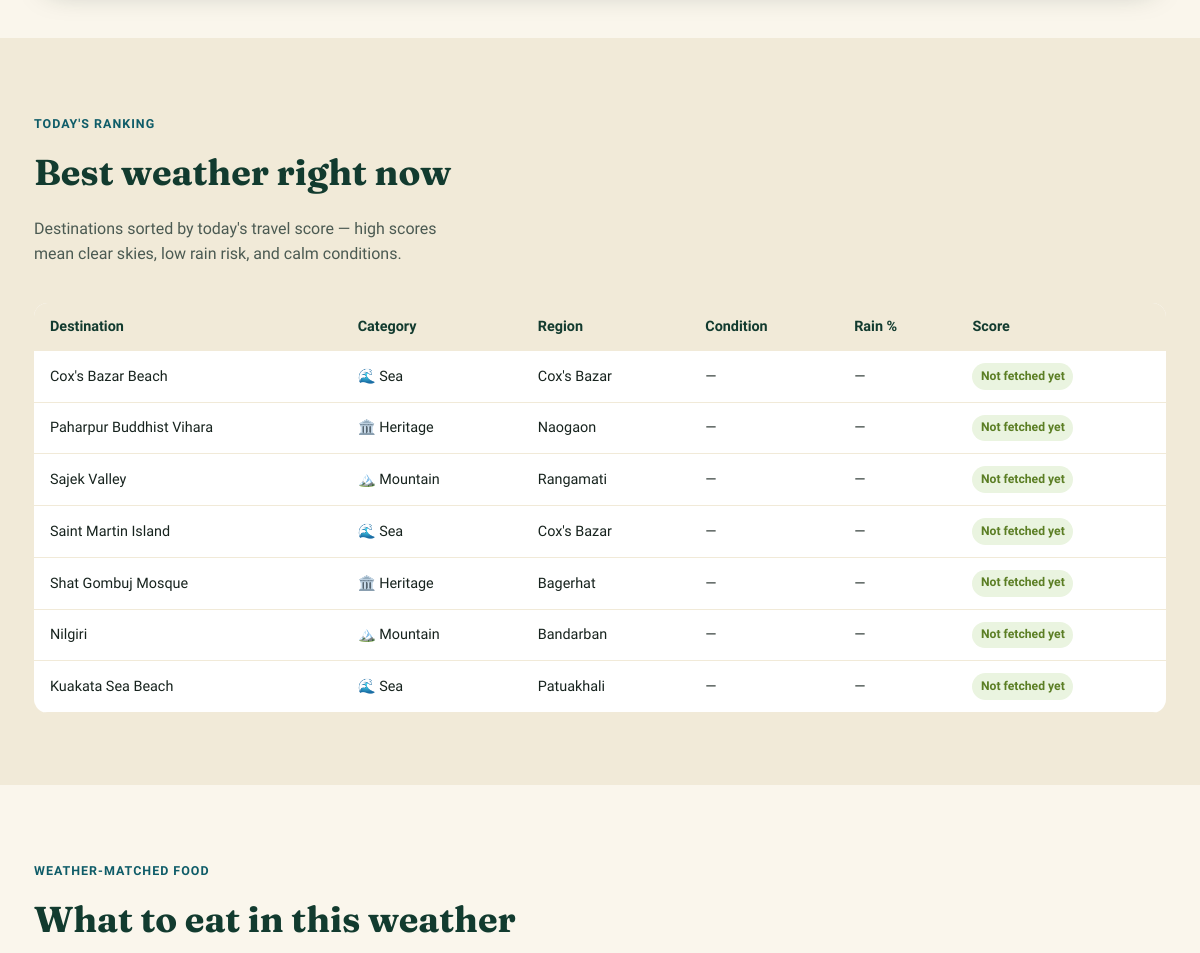
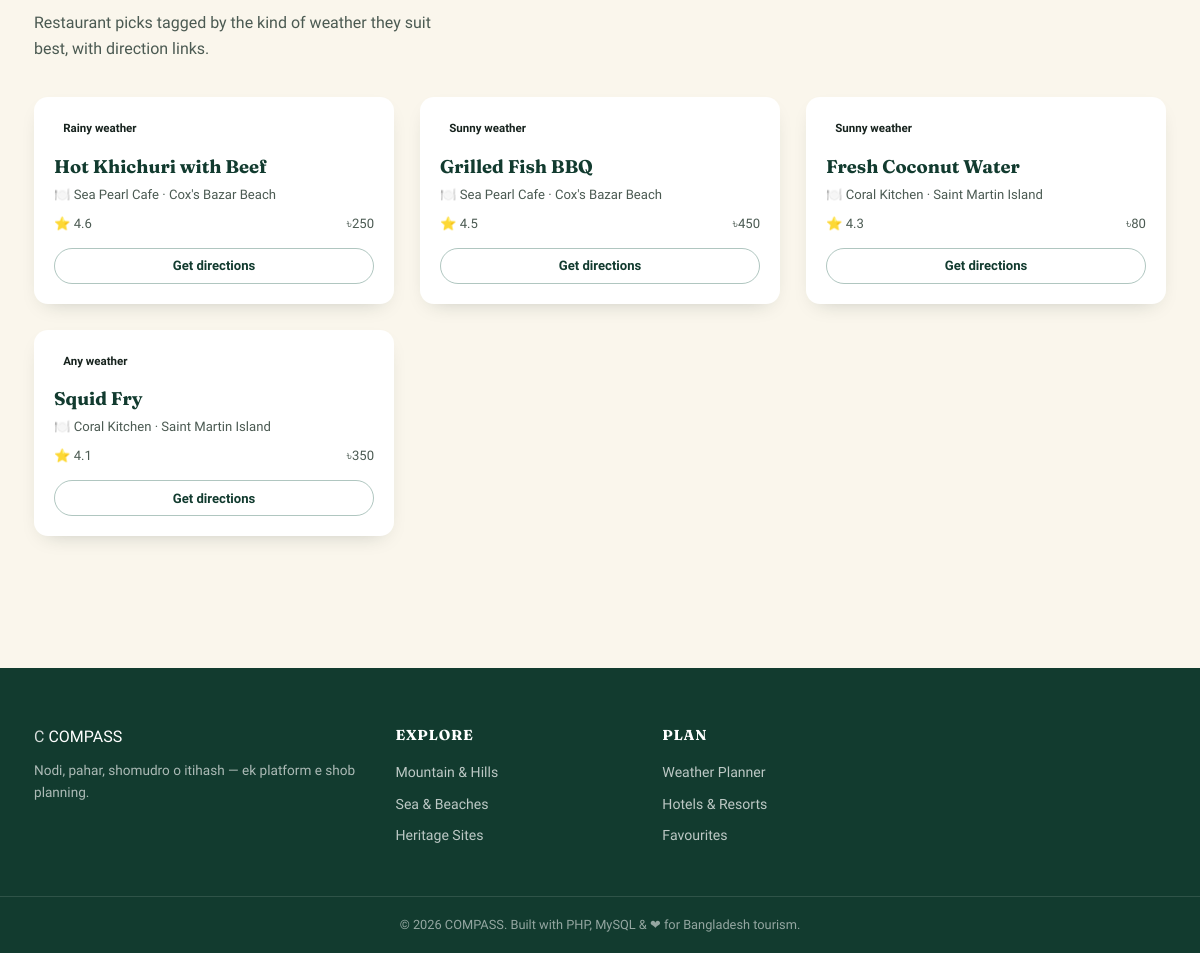
Page /weather_suggestion.php (lower part) on the earlier database version (2 pictures, top to bottom).
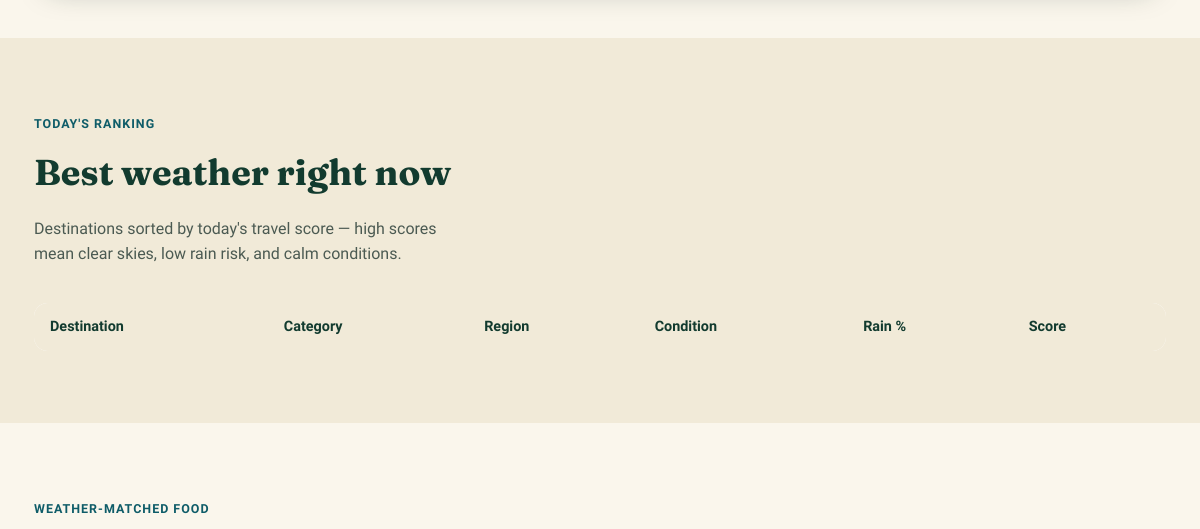
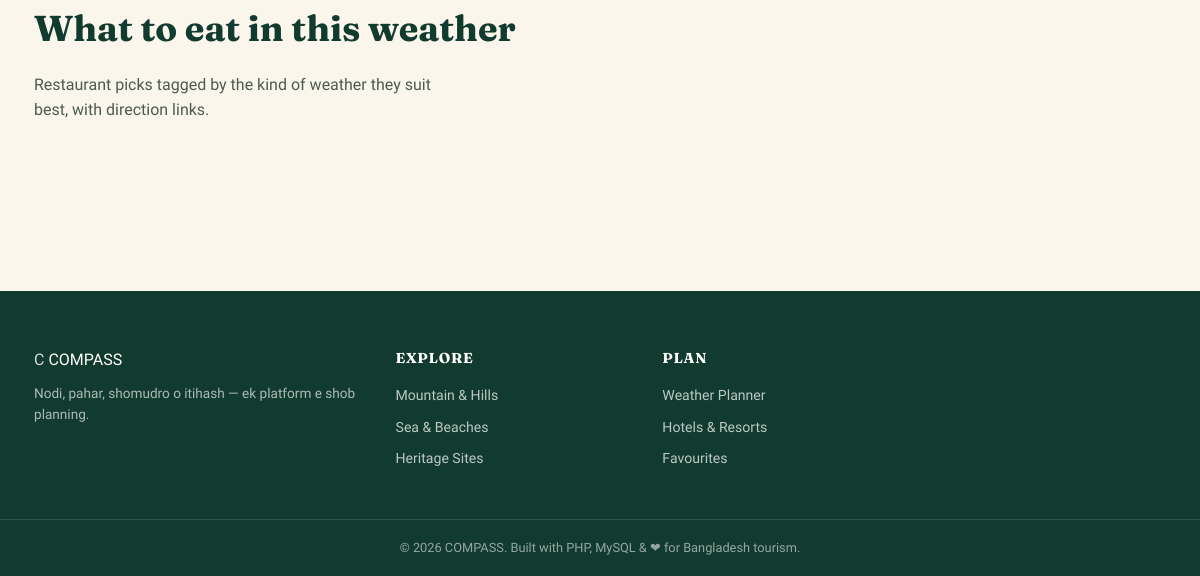
Same page on the later database version (2 pictures, top to bottom).
### tables this page shows
CREATE TABLE `destinations` (
  `destination_id` int(11) NOT NULL AUTO_INCREMENT,
  `name` varchar(100) NOT NULL,
  `category_id` int(11) NOT NULL,
  `district_id` int(11) NOT NULL,
  `description` text DEFAULT NULL,
  `best_time_to_visit` varchar(150) DEFAULT NULL,
  `entry_fee` decimal(8,2) DEFAULT 0.00,
  `opening_hours` varchar(100) DEFAULT NULL,
  `latitude` decimal(10,7) DEFAULT NULL,
  `longitude` decimal(10,7) DEFAULT NULL,
  `map_link` varchar(255) DEFAULT NULL,
  `safety_tips` text DEFAULT NULL,
  `is_outdoor` tinyint(1) DEFAULT 1,
  `created_at` timestamp NOT NULL DEFAULT current_timestamp(),
  PRIMARY KEY (`destination_id`),
  KEY `idx_destinations_category` (`category_id`),
  KEY `idx_destinations_district` (`district_id`)
);

CREATE TABLE `categories` (
  `category_id` int(11) NOT NULL AUTO_INCREMENT,
  `category_name` varchar(50) NOT NULL,
  `icon` varchar(20) DEFAULT NULL,
  PRIMARY KEY (`category_id`),
  UNIQUE KEY `category_name` (`category_name`)
);

CREATE TABLE `districts` (
  `district_id` int(11) NOT NULL AUTO_INCREMENT,
  `district_name` varchar(50) NOT NULL,
  `division_id` int(11) NOT NULL,
  PRIMARY KEY (`district_id`),
  KEY `division_id` (`division_id`)
);

CREATE TABLE `food_items` (
  `food_item_id` int(11) NOT NULL AUTO_INCREMENT,
  `restaurant_id` int(11) NOT NULL,
  `item_name` varchar(100) NOT NULL,
  `suitable_weather` enum('Sunny','Rainy','Cold','Any') DEFAULT 'Any',
  `price` decimal(7,2) DEFAULT NULL,
  `item_rating` decimal(2,1) DEFAULT 0.0,
  PRIMARY KEY (`food_item_id`),
  KEY `restaurant_id` (`restaurant_id`)
);

CREATE TABLE `restaurants` (
  `restaurant_id` int(11) NOT NULL AUTO_INCREMENT,
  `destination_id` int(11) NOT NULL,
  `restaurant_name` varchar(100) NOT NULL,
  `cuisines` varchar(255) DEFAULT NULL,
  `price_tier` enum('$','$$','$$$') NOT NULL DEFAULT '$$',
  `description` text DEFAULT NULL,
  `hours` varchar(40) DEFAULT '10:00û23:00',
  `image_url` varchar(255) DEFAULT NULL,
  `address` varchar(200) DEFAULT NULL,
  `latitude` decimal(10,7) DEFAULT NULL,
  `longitude` decimal(10,7) DEFAULT NULL,
  `rating` decimal(2,1) DEFAULT 0.0,
  `map_link` varchar(255) DEFAULT NULL,
  PRIMARY KEY (`restaurant_id`),
  KEY `destination_id` (`destination_id`)
);

### weather_suggestion.php (the view, shortened to what this page needs)
<?php
require_once __DIR__ . '/config/db.php';
$ranked = $pdo->query(
    "SELECT d.destination_id, d.name, d.is_outdoor, c.category_name, c.icon, dist.district_name,
            w.weather_score, w.condition_main, w.rain_probability, w.temp_max, w.temp_min
     FROM destinations d
     JOIN categories c ON c.category_id = d.category_id
     JOIN districts dist ON dist.district_id = d.district_id
     LEFT JOIN weather_logs w ON w.destination_id = d.destination_id AND w.forecast_date = CURDATE()
     ORDER BY (w.weather_score IS NULL) ASC, w.weather_score DESC"
)->fetchAll();
$foodSuggestions = $pdo->query(
    "SELECT f.item_name, f.suitable_weather, f.item_rating, f.price, r.restaurant_name, r.map_link, d.name AS destination_name
     FROM food_items f
     JOIN restaurants r ON r.restaurant_id = f.restaurant_id
     JOIN destinations d ON d.destination_id = r.destination_id
     ORDER BY f.item_rating DESC LIMIT 6"
)->fetchAll();
include __DIR__ . '/includes/header.php';
?>
<section class="section-tight">
</section>
<section class="section bg-alt">
  <div class="container">
    <div class="section-head">
      <div>
        <span class="eyebrow">Today's ranking</span>
        <h2>Best weather right now</h2>
        <p>Destinations sorted by today's travel score — high scores mean clear skies, low rain risk, and calm conditions.</p>
      </div>
    </div>
    <table class="data-table">
      <thead>
        <tr><th>Destination</th><th>Category</th><th>Region</th><th>Condition</th><th>Rain %</th><th>Score</th></tr>
      </thead>
      <tbody>
        <?php foreach ($ranked as $r): ?>
        <tr>
          <td><a href="<?= BASE_URL ?>destination_details.php?id=<?= $r['destination_id'] ?>"><?= htmlspecialchars($r['name']) ?></a></td>
          <td><?= $r['icon'] ?> <?= htmlspecialchars($r['category_name']) ?></td>
          <td><?= htmlspecialchars($r['district_name']) ?></td>
          <td><?= htmlspecialchars($r['condition_main'] ?? '—') ?></td>
          <td><?= $r['rain_probability'] !== null ? $r['rain_probability'] . '%' : '—' ?></td>
          <td>
            <?php if ($r['weather_score'] !== null): $lbl = weatherScoreLabel((int)$r['weather_score']); ?>
              <span class="weather-chip <?= $lbl['class'] ?>"><?= $r['weather_score'] ?>/100 · <?= $lbl['label'] ?></span>
            <?php else: ?>
              <span class="weather-chip score-good">Not fetched yet</span>
            <?php endif; ?>
          </td>
        </tr>
        <?php endforeach; ?>
      </tbody>
    </table>
  </div>
</section>
<section class="section">
  <div class="container">
    <div class="section-head">
      <div>
        <span class="eyebrow">Weather-matched food</span>
        <h2>What to eat in this weather</h2>
        <p>Restaurant picks tagged by the kind of weather they suit best, with direction links.</p>
      </div>
    </div>
    <div class="destination-grid">
      <?php foreach ($foodSuggestions as $f): ?>
      <div class="dest-card">
        <div class="dest-body">
          <span class="dest-tag" style="position:static; display:inline-block; margin-bottom:10px;"><?= htmlspecialchars($f['suitable_weather']) ?> weather</span>
          <h3><?= htmlspecialchars($f['item_name']) ?></h3>
          <div class="dest-loc">🍽️ <?= htmlspecialchars($f['restaurant_name']) ?> · <?= htmlspecialchars($f['destination_name']) ?></div>
          <div class="dest-meta">
            <span>⭐ <?= number_format($f['item_rating'], 1) ?></span>
            <span>৳<?= number_format($f['price']) ?></span>
          </div>
          <?php if ($f['map_link']): ?>
            <a href="<?= htmlspecialchars($f['map_link']) ?>" target="_blank" class="btn btn-ghost btn-block btn-sm">Get directions</a>
          <?php endif; ?>
        </div>
      </div>
      <?php endforeach; ?>
    </div>
  </div>
</section>
<?php include __DIR__ . '/includes/footer.php'; ?>

Differences in the rows shown:
removed destinations: name "Cox's Bazar Beach", category.icon "🌊", category.category_name "Sea", district.district_name "Cox's Bazar", condition_main "—"
removed destinations: name "Paharpur Buddhist Vihara", category.icon "🏛️", category.category_name "Heritage", district.district_name "Naogaon", condition_main "—"
removed destinations: name "Sajek Valley", category.icon "🏔️", category.category_name "Mountain", district.district_name "Rangamati", condition_main "—"
removed destinations: name "Saint Martin Island", category.icon "🌊", category.category_name "Sea", district.district_name "Cox's Bazar", condition_main "—"
removed destinations: name "Shat Gombuj Mosque", category.icon "🏛️", category.category_name "Heritage", district.district_name "Bagerhat", condition_main "—"
removed destinations: name "Nilgiri", category.icon "🏔️", category.category_name "Mountain", district.district_name "Bandarban", condition_main "—"
removed destinations: name "Kuakata Sea Beach", category.icon "🌊", category.category_name "Sea", district.district_name "Patuakhali", condition_main "—"
removed food_items: suitable_weather "Rainy", item_name "Hot Khichuri with Beef", restaurant.restaurant_name "Sea Pearl Cafe", destinations.name "Cox's Bazar Beach", item_rating "4.6", price "250"
removed food_items: suitable_weather "Sunny", item_name "Grilled Fish BBQ", restaurant.restaurant_name "Sea Pearl Cafe", destinations.name "Cox's Bazar Beach", item_rating "4.5", price "450"
removed food_items: suitable_weather "Sunny", item_name "Fresh Coconut Water", restaurant.restaurant_name "Coral Kitchen", destinations.name "Saint Martin Island", item_rating "4.3", price "80"
removed food_items: suitable_weather "Any", item_name "Squid Fry", restaurant.restaurant_name "Coral Kitchen", destinations.name "Saint Martin Island", item_rating "4.1", price "350"
